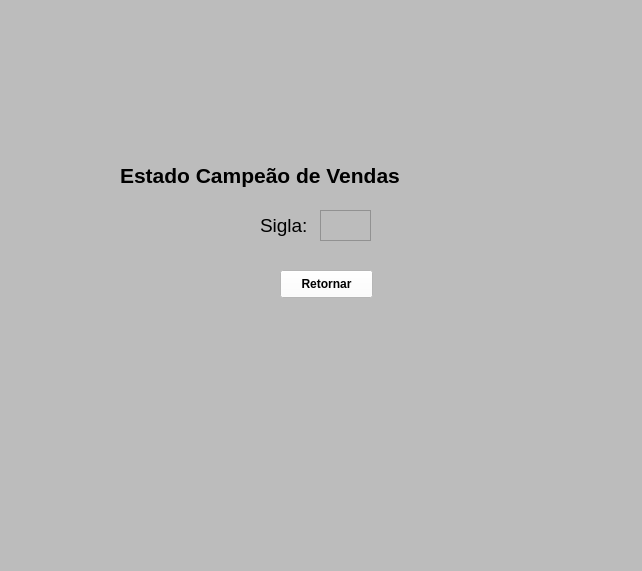
<?xml version="1.0" encoding="UTF-8"?>
<ui version="4.0">
 <class>MainWindow</class>
 <widget class="QMainWindow" name="MainWindow">
  <property name="geometry">
   <rect>
    <x>0</x>
    <y>0</y>
    <width>642</width>
    <height>571</height>
   </rect>
  </property>
  <property name="windowTitle">
   <string>MainWindow</string>
  </property>
  <property name="styleSheet">
   <string notr="true">background-color: rgb(188, 188, 188)</string>
  </property>
  <widget class="QWidget" name="centralwidget">
   <widget class="QLabel" name="label_5">
    <property name="geometry">
     <rect>
      <x>120</x>
      <y>160</y>
      <width>381</width>
      <height>31</height>
     </rect>
    </property>
    <property name="font">
     <font>
      <pointsize>16</pointsize>
      <weight>75</weight>
      <bold>true</bold>
     </font>
    </property>
    <property name="text">
     <string>Estado Campeão de Vendas</string>
    </property>
   </widget>
   <widget class="QLabel" name="label_6">
    <property name="geometry">
     <rect>
      <x>260</x>
      <y>210</y>
      <width>61</width>
      <height>31</height>
     </rect>
    </property>
    <property name="font">
     <font>
      <pointsize>14</pointsize>
     </font>
    </property>
    <property name="text">
     <string>Sigla:</string>
    </property>
   </widget>
   <widget class="QListWidget" name="listWidget">
    <property name="geometry">
     <rect>
      <x>320</x>
      <y>210</y>
      <width>51</width>
      <height>31</height>
     </rect>
    </property>
   </widget>
   <widget class="QPushButton" name="pushButton">
    <property name="geometry">
     <rect>
      <x>280</x>
      <y>270</y>
      <width>93</width>
      <height>28</height>
     </rect>
    </property>
    <property name="font">
     <font>
      <weight>75</weight>
      <bold>true</bold>
     </font>
    </property>
    <property name="styleSheet">
     <string notr="true">background-color: rgb(255, 255, 255)</string>
    </property>
    <property name="text">
     <string>Retornar</string>
    </property>
   </widget>
  </widget>
  <widget class="QMenuBar" name="menubar">
   <property name="geometry">
    <rect>
     <x>0</x>
     <y>0</y>
     <width>642</width>
     <height>26</height>
    </rect>
   </property>
  </widget>
  <widget class="QStatusBar" name="statusbar"/>
 </widget>
 <resources/>
 <connections/>
</ui>
